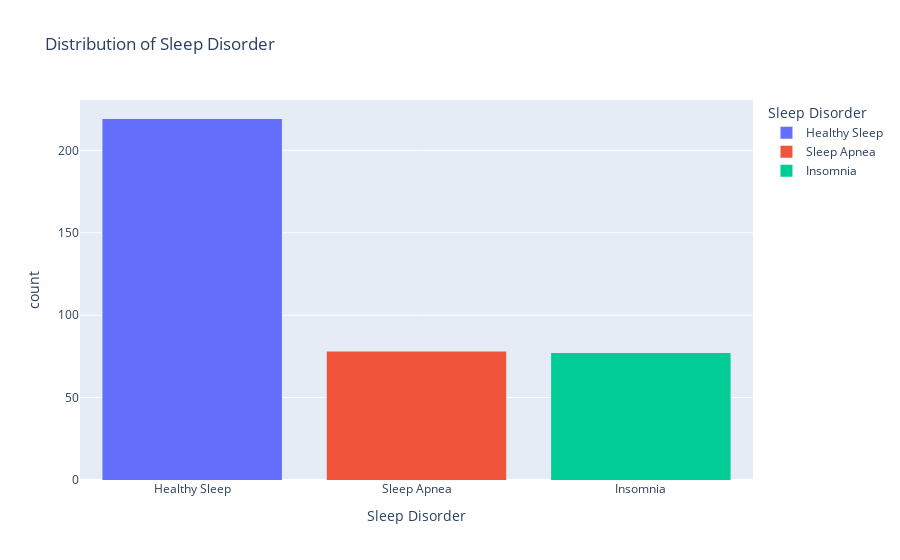

Notebook code cell kept with this figure:
### Code cell
# Membuat histogram distribusi 'Sleep Disorder'
fig = px.histogram(data, x='Sleep Disorder', title='Distribution of Sleep Disorder',
                   labels={'Sleep Disorder': 'Sleep Disorder'},
                   color='Sleep Disorder')
fig.show()

### Figure 1 — Plotly figure (JSON) as saved in the notebook; plotly's stock layout.template omitted (floating-point values rounded to 4 significant figures; data arrays with more than 128 entries replaced by an {"elided": "..."} marker saying what was removed)
{"data": [{"alignmentgroup": "True", "bingroup": "x", "hovertemplate": "Sleep Disorder=%{x}<br>count=%{y}<extra></extra>", "legendgroup": "Healthy Sleep", "marker": {"color": "#636efa", "pattern": {"shape": ""}}, "name": "Healthy Sleep", "offsetgroup": "Healthy Sleep", "orientation": "v", "showlegend": true, "type": "histogram", "x": {"elided": "219 str values"}, "xaxis": "x", "yaxis": "y"}, {"alignmentgroup": "True", "bingroup": "x", "hovertemplate": "Sleep Disorder=%{x}<br>count=%{y}<extra></extra>", "legendgroup": "Sleep Apnea", "marker": {"color": "#EF553B", "pattern": {"shape": ""}}, "name": "Sleep Apnea", "offsetgroup": "Sleep Apnea", "orientation": "v", "showlegend": true, "type": "histogram", "x": ["Sleep Apnea", "Sleep Apnea", "Sleep Apnea", "Sleep Apnea", "Sleep Apnea", "Sleep Apnea", "Sleep Apnea", "Sleep Apnea", "Sleep Apnea", "Sleep Apnea", "Sleep Apnea", "Sleep Apnea", "Sleep Apnea", "Sleep Apnea", "Sleep Apnea", "Sleep Apnea", "Sleep Apnea", "Sleep Apnea", "Sleep Apnea", "Sleep Apnea", "Sleep Apnea", "Sleep Apnea", "Sleep Apnea", "Sleep Apnea", "Sleep Apnea", "Sleep Apnea", "Sleep Apnea", "Sleep Apnea", "Sleep Apnea", "Sleep Apnea", "Sleep Apnea", "Sleep Apnea", "Sleep Apnea", "Sleep Apnea", "Sleep Apnea", "Sleep Apnea", "Sleep Apnea", "Sleep Apnea", "Sleep Apnea", "Sleep Apnea", "Sleep Apnea", "Sleep Apnea", "Sleep Apnea", "Sleep Apnea", "Sleep Apnea", "Sleep Apnea", "Sleep Apnea", "Sleep Apnea", "Sleep Apnea", "Sleep Apnea", "Sleep Apnea", "Sleep Apnea", "Sleep Apnea", "Sleep Apnea", "Sleep Apnea", "Sleep Apnea", "Sleep Apnea", "Sleep Apnea", "Sleep Apnea", "Sleep Apnea", "Sleep Apnea", "Sleep Apnea", "Sleep Apnea", "Sleep Apnea", "Sleep Apnea", "Sleep Apnea", "Sleep Apnea", "Sleep Apnea", "Sleep Apnea", "Sleep Apnea", "Sleep Apnea", "Sleep Apnea", "Sleep Apnea", "Sleep Apnea", "Sleep Apnea", "Sleep Apnea", "Sleep Apnea", "Sleep Apnea"], "xaxis": "x", "yaxis": "y"}, {"alignmentgroup": "True", "bingroup": "x", "hovertemplate": "Sleep Disorder=%{x}<br>count=%{y}<extra></extra>", "legendgroup": "Insomnia", "marker": {"color": "#00cc96", "pattern": {"shape": ""}}, "name": "Insomnia", "offsetgroup": "Insomnia", "orientation": "v", "showlegend": true, "type": "histogram", "x": ["Insomnia", "Insomnia", "Insomnia", "Insomnia", "Insomnia", "Insomnia", "Insomnia", "Insomnia", "Insomnia", "Insomnia", "Insomnia", "Insomnia", "Insomnia", "Insomnia", "Insomnia", "Insomnia", "Insomnia", "Insomnia", "Insomnia", "Insomnia", "Insomnia", "Insomnia", "Insomnia", "Insomnia", "Insomnia", "Insomnia", "Insomnia", "Insomnia", "Insomnia", "Insomnia", "Insomnia", "Insomnia", "Insomnia", "Insomnia", "Insomnia", "Insomnia", "Insomnia", "Insomnia", "Insomnia", "Insomnia", "Insomnia", "Insomnia", "Insomnia", "Insomnia", "Insomnia", "Insomnia", "Insomnia", "Insomnia", "Insomnia", "Insomnia", "Insomnia", "Insomnia", "Insomnia", "Insomnia", "Insomnia", "Insomnia", "Insomnia", "Insomnia", "Insomnia", "Insomnia", "Insomnia", "Insomnia", "Insomnia", "Insomnia", "Insomnia", "Insomnia", "Insomnia", "Insomnia", "Insomnia", "Insomnia", "Insomnia", "Insomnia", "Insomnia", "Insomnia", "Insomnia", "Insomnia", "Insomnia"], "xaxis": "x", "yaxis": "y"}], "layout": {"barmode": "relative", "legend": {"title": {"text": "Sleep Disorder"}, "tracegroupgap": 0}, "title": {"text": "Distribution of Sleep Disorder"}, "xaxis": {"anchor": "y", "categoryarray": ["Healthy Sleep", "Sleep Apnea", "Insomnia"], "categoryorder": "array", "domain": [0, 1], "title": {"text": "Sleep Disorder"}}, "yaxis": {"anchor": "x", "domain": [0, 1], "title": {"text": "count"}}}}
